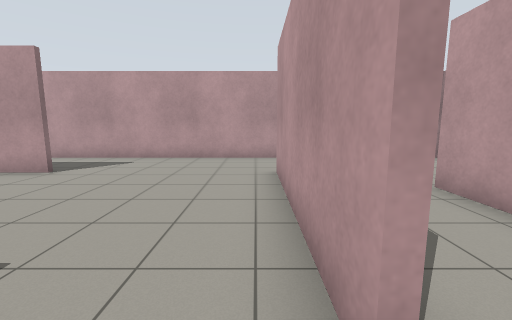
view 1 (above)

12 first-person views from a walk through a Gazebo world. The camera is 1.2 m above the floor, tilts 8° down and sees 90° across. The floor is counted in squares, 1 m on a side. Each view is taken from the middle of a square. On the plan, view 1 faces up. The plan holds only what a view shows up to about 12 squares ahead; the rest is blank.

view 2
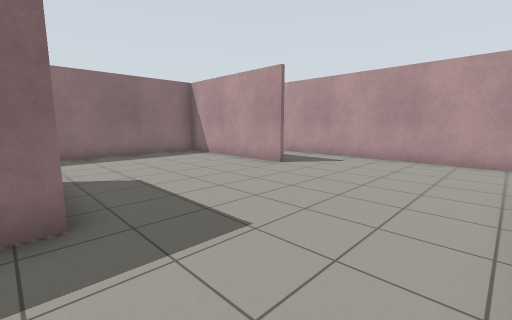

view 3
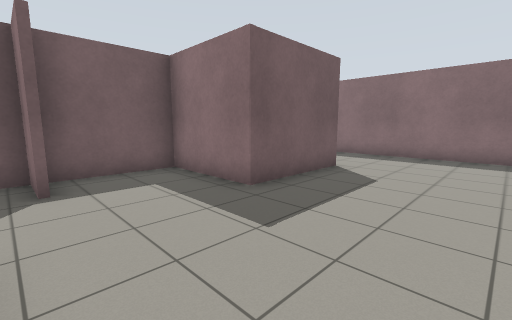

view 4
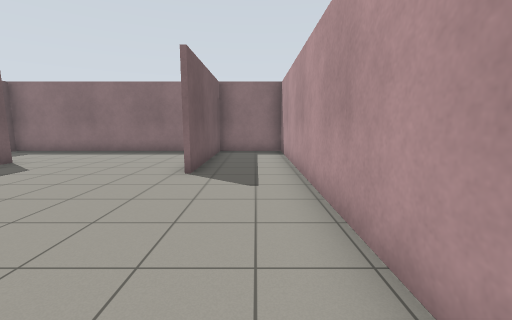

view 5
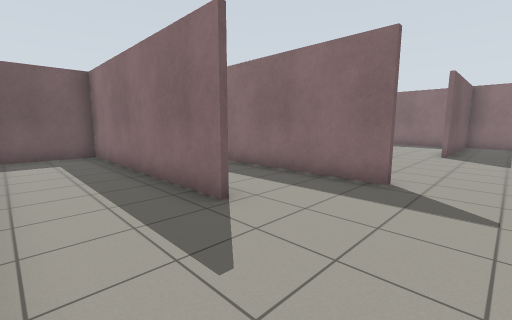

view 6
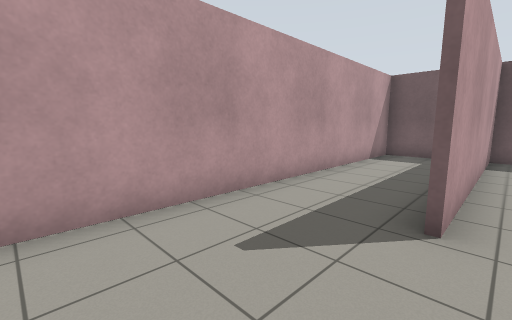

view 7
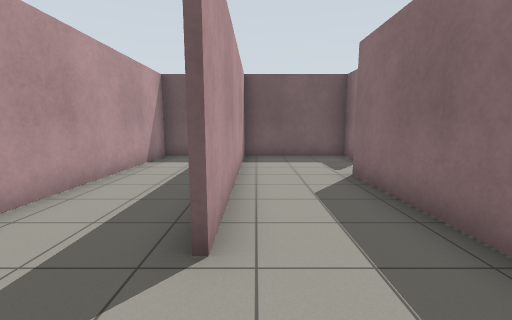

view 8
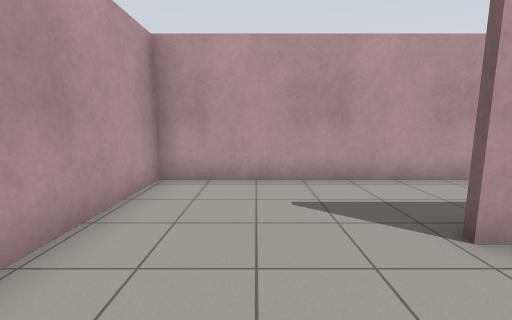

view 9
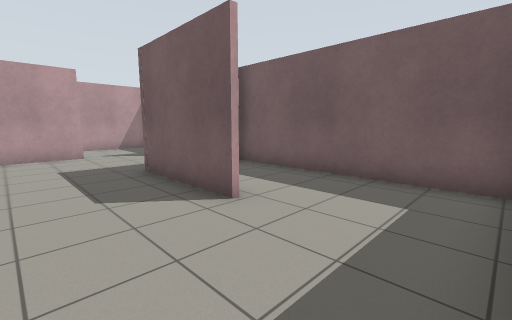

view 10
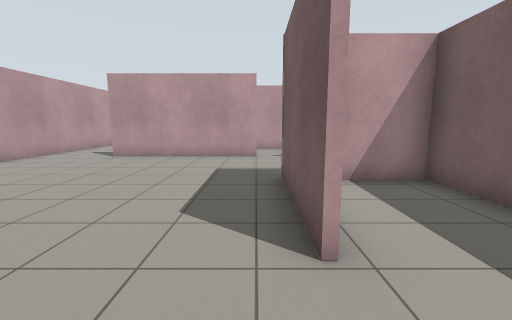

view 11
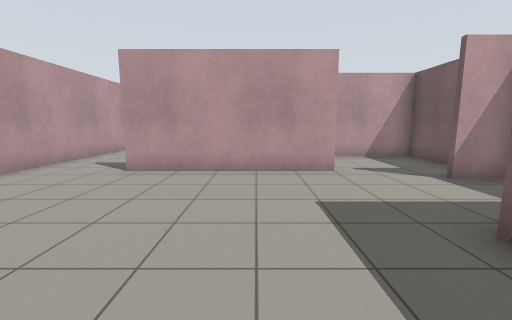

view 12
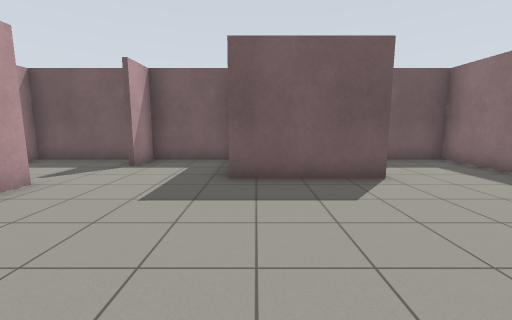

### Floor plan
Ten units are one square. View 1 is at (0, 0); x grows to the right and y downward. Boxes are objects, and circles mark ways between rooms. Rooms are numbered by the first view taken in them; rooms with no view inside come last. Other rooms are left out.
<svg viewBox="-109 -96 179 129">
<path fill="none" stroke="#000" d="M-70 -4 -34 -4 -34 27M-51 -63 -104 -63M5 -9 5 -64M-36 28 -36 8M-104 -64 -51 -64M6 -91 -103 -91 -103 27 -5 27 -5 12M36 -49 36 28M7 -64 7 -9M-4 12 -4 27 65 27 65 -91 6 -91M34 28 34 -49"/>
<circle cx="10" cy="-75" r="3" fill="#2a7"/>
<circle cx="5" cy="5" r="3" fill="#2a7"/>
<text x="-50" y="-30">1</text>
<text x="30" y="-30">2</text>
</svg>
Room 1 opens to room 2.

Where each view was taken, in squares from view 1:
view 1: 0 up, 0 right, facing up
view 2: 0 up, 0 right, facing up-left
view 3: 4 up, 0 right, facing down-left
view 4: 8 up, 1 right, facing left
view 5: 8 up, 6 right, facing down-left
view 6: 8 up, 3 right, facing down-right
view 7: 7 up, 3 right, facing down
view 8: 7 up, 1 right, facing right
view 9: 3 up, 10 left, facing down-right
view 10: 1 up, 9 left, facing right
view 11: 3 up, 6 left, facing right
view 12: 6 up, 4 left, facing down
